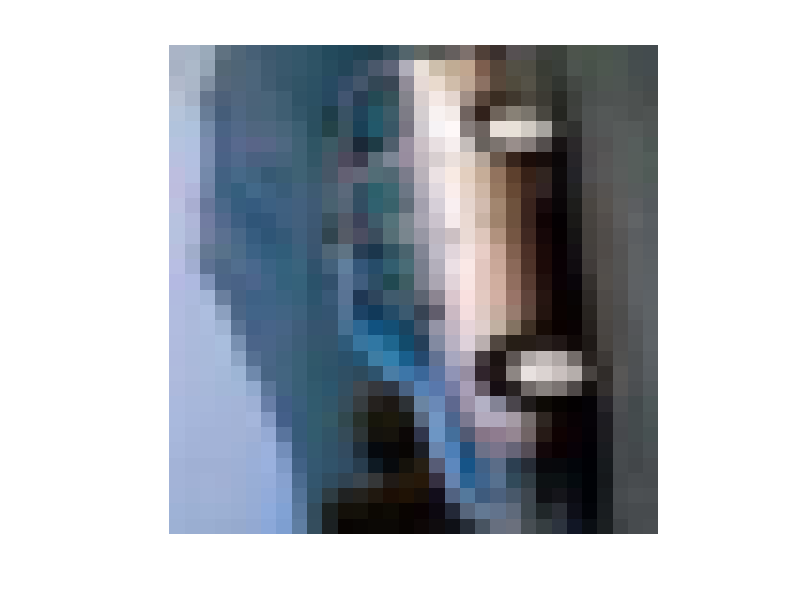

Write the MATLAB code that produced this figure. (Note: this script raises an error after producing the figure.)
clear; close all; clc;

% the data of 10000 x 3072 is too big to perform any operation, the fmincg doesn't give proper output
% so the data set have been reduced to 100 x 3072 matrix, in the other words consider only 1000 images
% >> X = data(1:1000,:);
% >> Y = labels(1:1000,:);
% >> save('cifarmini','X','Y');
% above given is the code to extract a part from the given matrix.

input_layer_size = 3072; % 32x32 color image, RGB 1024 each
num_labels = 10;	% ten various objects
hidden_layer_size = 25;

fprintf('loading the dataset...')

% load('data_batch_1.mat'); % data stored in arrays 'data' and 'lables'
% m = size(data,1);	% number of examples
load('cifarmini.mat');
m = size(X,1);

%==============================================================

% data = double(data);
% labels = double(labels);
X = double(X);
Y = double(Y);

% ============== display a random image (row 5) ====================

R = X(5,1:1024);
G = X(5,1025:2048);
B = X(5,2049:3072);

A = zeros(32,32,3,'uint8');

A(:,:,1) = reshape(R,32,32);
A(:,:,2) = reshape(G,32,32);
A(:,:,3) = reshape(B,32,32);

imshow(A)

% ==============================================================
% forward propagation operation with the pre initialized weights

fprintf('\nLoading Saved Neural Network Parameters ...\n')

% Load the weights into variables Theta1 and Theta2
load('fwdpropw.mat');
%theta1 = randInitializeWeights(input_layer_size, hidden_layer_size);
%theta2 = randInitializeWeights(hidden_layer_size, num_labels);

% Unroll parameters 
nn_params = [theta1(:) ; theta2(:)];

% computing the feedforward cost

lambda = 1;

J = nnCostFunction1(nn_params, input_layer_size, hidden_layer_size,num_labels, X, Y, lambda);
  


fprintf('\nInitializing Neural Network Parameters ...\n')

initial_Theta1 = randInitializeWeights(input_layer_size, hidden_layer_size);
initial_Theta2 = randInitializeWeights(hidden_layer_size, num_labels);

% Unroll parameters
initial_nn_params = [initial_Theta1(:) ; initial_Theta2(:)];


% now the training need to be performed.

fprintf('\nTraining Neural Network... \n')

%  After you have completed the assignment, change the MaxIter to a larger
%  value to see how more training helps.
options = optimset('MaxIter', 10);

%  You should also try different values of lambda
lambda = 1;

% Create "short hand" for the cost function to be minimized
costFunction = @(p) nnCostFunction1(p, ...
                                   input_layer_size, ...
                                   hidden_layer_size, ...
                                   num_labels, X, Y, lambda);

% Now, costFunction is a function that takes in only one argument (the
% neural network parameters)
[nn_params, cost] = fmincg(costFunction, initial_nn_params, options);
%[nn_params, cost] = fminunc(costFunction, initial_nn_params, options);

% Obtain Theta1 and Theta2 back from nn_params
theta1 = reshape(nn_params(1:hidden_layer_size * (input_layer_size + 1)), ...
                 hidden_layer_size, (input_layer_size + 1));

theta2 = reshape(nn_params((1 + (hidden_layer_size * (input_layer_size + 1))):end), ...
                 num_labels, (hidden_layer_size + 1));

%save('newweights','theta1','theta2');

pred = predict(theta1, theta2, X);

fprintf('\nTraining Set Accuracy: %f\n', mean(double(pred == Y)) * 100);


%  To give you an idea of the network's output, you can also run
%  through the examples one at the a time to see what it is predicting.

%  Randomly permute examples
rp = randperm(m);

for i = 1:m
    % Display 
    fprintf('\nDisplaying Example Image\n');
    %displayData(X(rp(i), :));
	
	R = X(i,1:1024);
	G = X(i,1025:2048);
	B = X(i,2049:3072);

	Z = zeros(32,32,3,'uint8');

	Z(:,:,1) = reshape(R,32,32);
	Z(:,:,2) = reshape(G,32,32);
	Z(:,:,3) = reshape(B,32,32);

	imshow(Z)
	
    pred = predict(theta1, theta2, X(rp(i),:));
    fprintf('\nNeural Network Prediction: %d (digit %d)\n', pred, mod(pred, 10));
    
    % Pause
    fprintf('Program paused. Press enter to continue.\n');
    pause;
end
